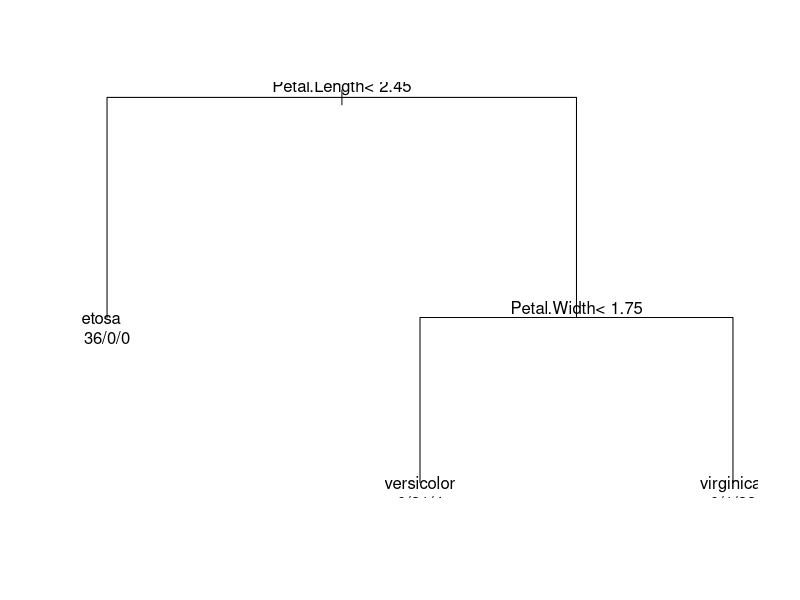

Here is the R script that generated this plot:
# Install and load the necessary package
if (!require(rpart)) install.packages("rpart")
library(rpart)

# Load the iris dataset
data("iris")

# View the first few rows of the dataset
head(iris)

# Split the data into training and testing sets
set.seed(123)  # For reproducibility
train_indices <- sample(1:nrow(iris), size = 0.7 * nrow(iris))
train_data <- iris[train_indices, ]
test_data <- iris[-train_indices, ]

# Train a decision tree model to predict Species
model <- rpart(Species ~ ., data = train_data, method = "class")

# Summarize the model
summary(model)

# Visualize the decision tree
plot(model)
text(model, use.n = TRUE)

# Make predictions on the test set
predictions <- predict(model, test_data, type = "class")

# Print the predictions
print(predictions)

# Evaluate the model by comparing predictions to actual values
confusion_matrix <- table(predictions, test_data$Species)
print(confusion_matrix)

# Calculate accuracy
accuracy <- sum(diag(confusion_matrix)) / sum(confusion_matrix)
print(paste("Accuracy:", accuracy))

